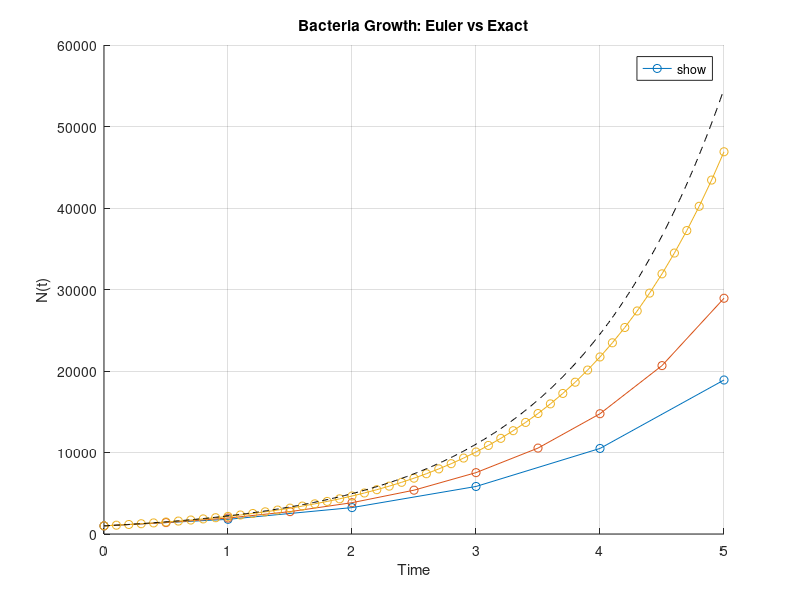

This figure's MATLAB source:
fprintf('\n--- 17.5: Bacteria Growth (Euler) ---\n');
growthRate = 0.8; initialCount = 1000; endTime = 5;
stepSizes = [1, 0.5, 0.1];

figure; hold on;
for currentStep = stepSizes
    timeGrid = 0:currentStep:endTime;
    bacteriaCount = zeros(size(timeGrid));
    bacteriaCount(1) = initialCount;
    for stepIdx = 1:length(timeGrid)-1
        bacteriaCount(stepIdx+1) = bacteriaCount(stepIdx) + currentStep * growthRate * bacteriaCount(stepIdx);
    end
    plot(timeGrid, bacteriaCount, '-o', 'DisplayName', ['h = ', num2str(currentStep)]);
end

exactTime = 0:0.01:endTime;
exactCount = initialCount * exp(growthRate*exactTime);
plot(exactTime, exactCount, 'k--', 'DisplayName', 'Exact solution');

xlabel('Time'); ylabel('N(t)');
title('Bacteria Growth: Euler vs Exact');
legend('show', 'Location', 'best');
grid on;
hold off;
